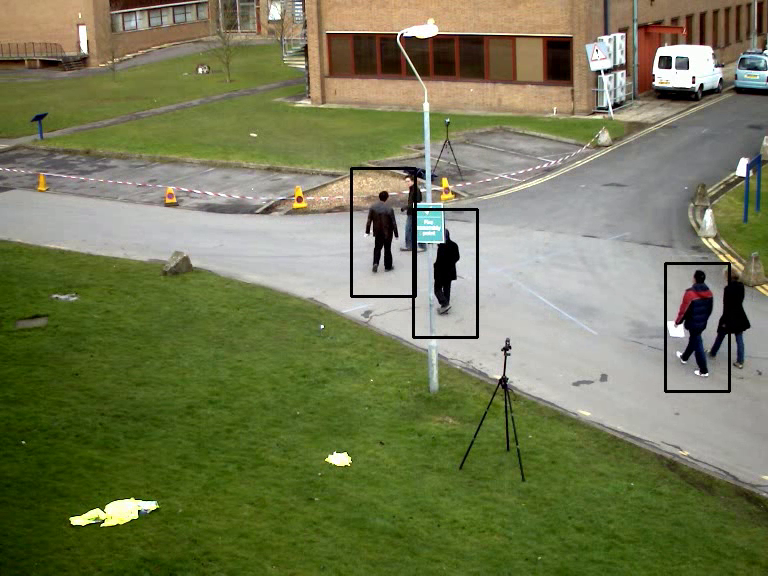
#> input picture frame 22 of human-detector-by-hog.mp4, 768 x 576 px, given in place of test-video.mp4, which was not available
$ jupyter execute human-detector-by-hog.ipynb
#> lines starting #> are read from the running program, lines starting #| are printed output that depends on the picture; after the words box and inside, x2 and y2 are one past the last pixel; in counts of white or black regions, pixels touching at a corner belong together; pictures that were not available may be replaced by others from this repository, and a replacement may not be noted
[cell 1]
import cv2
from imutils.object_detection import non_max_suppression
import numpy as np
cap=cv2.VideoCapture('/kaggle/input/input-video/test-video.mp4')
hog=cv2.HOGDescriptor()
hog.setSVMDetector(cv2.HOGDescriptor_getDefaultPeopleDetector())
while cap.isOpened():
    _,frame=cap.read()
#> frame is the input picture: shape (576, 768, 3); mean B, G, R 84.7, 121.6, 116.5
    image=cv2.cvtColor(frame,cv2.COLOR_BGR2GRAY)
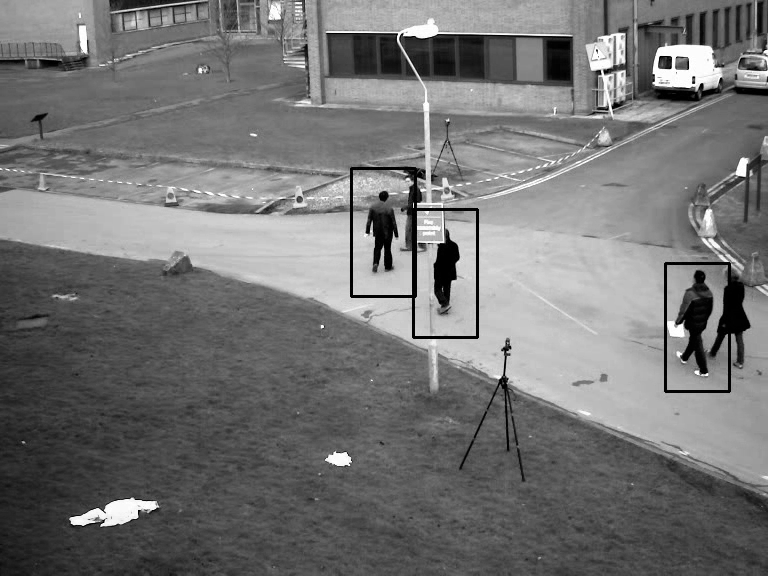
#> image: shape (576, 768); min 0, max 255, mean 115.8
    boxs,_=hog.detectMultiScale(image,winStride=(4,4), padding=(8,8), scale=.5)
#> boxs = [[352, 167, 64, 128], [414, 210, 64, 128], [665, 260, 64, 128], [702, 258, 64, 128]]
    boxs=np.array([[x,y,x+w,y+h] for (x,y,w,h) in boxs])
#> boxs = [[352, 167, 416, 295], [414, 210, 478, 338], [665, 260, 729, 388], [702, 258, 766, 386]]
    non_max=non_max_suppression(boxs)
#> non_max = [[665, 260, 729, 388], [414, 210, 478, 338], [352, 167, 416, 295]]
    for box in non_max:
        x,y,w,h=box
        cv2.rectangle(frame,(x,y),(w,h),0,2)
#> this loop made 3 passes
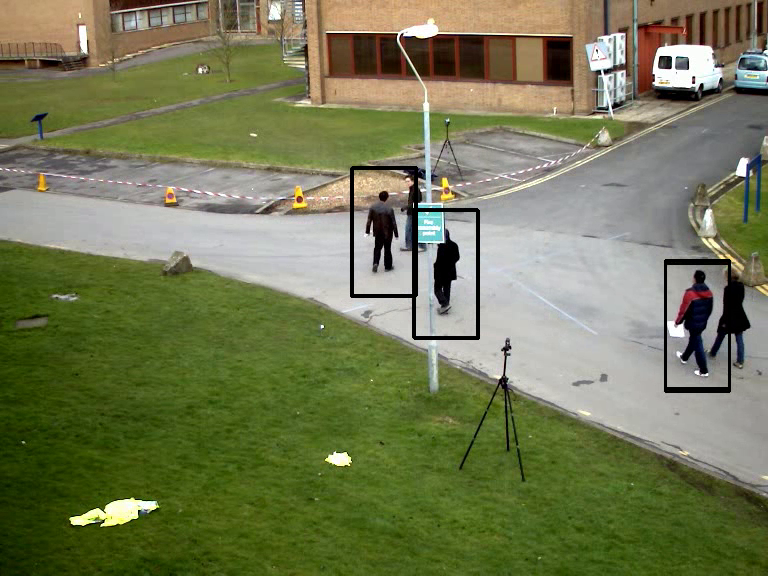
#> frame: shape (576, 768, 3); 0.61% of pixels changed, all inside (x1, y1, x2, y2) = (351, 166, 731, 390)
    cv2.imshow('frame',frame)
    if cv2.waitKey(1)==27:
#> (key Esc is pressed here)
        break
cap.release()
cv2.destroyAllWindows()

$ run again, starting later in the video
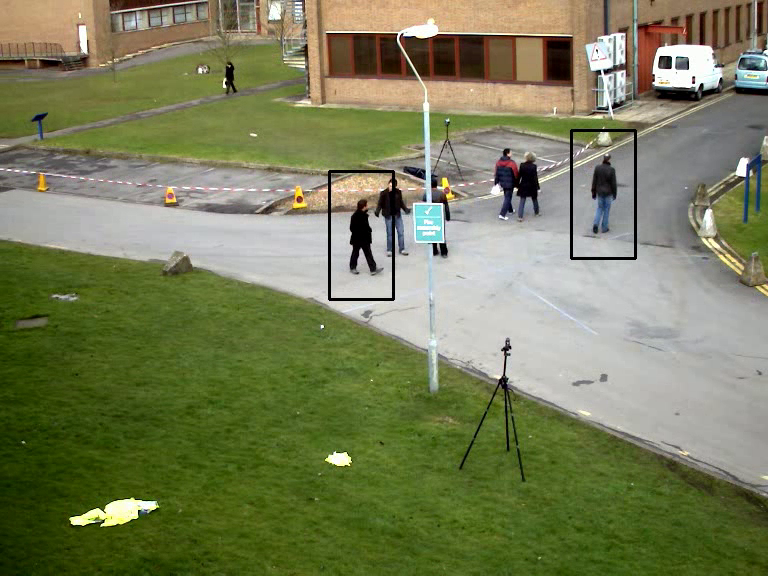
#> input picture frame 100 of human-detector-by-hog.mp4, 768 x 576 px, given in place of test-video.mp4, which was not available
#> frame is the input picture: shape (576, 768, 3); mean B, G, R 88.7, 125.8, 120.4
#> `image=cv2.cvtColor(frame,cv2.COLOR_BGR2GRAY)`:
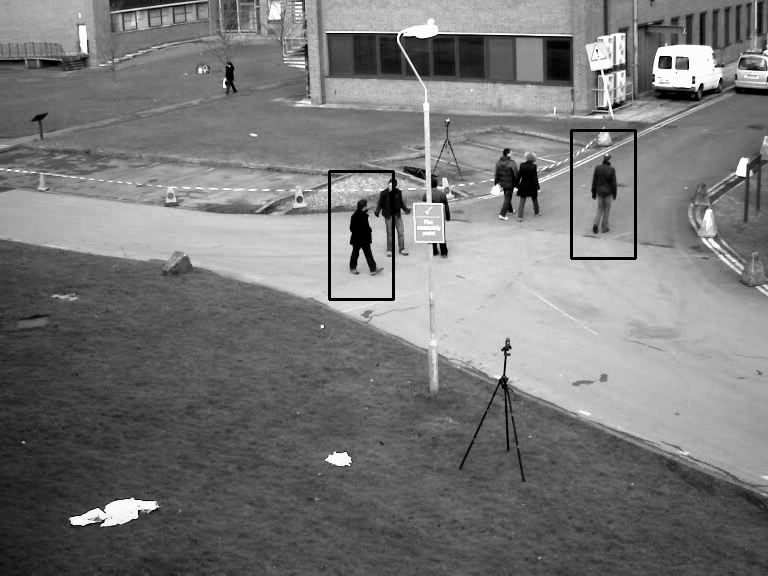
#> image: shape (576, 768); min 0, max 255, mean 119.9
#> `boxs,_=hog.detectMultiScale(image,winStride=(4,4), padding=(8,8), scal..`: boxs = [[570, 127, 64, 128], [330, 169, 64, 128]]
#> `boxs=np.array([[x,y,x+w,y+h] for (x,y,w,h) in boxs])`: boxs = [[570, 127, 634, 255], [330, 169, 394, 297]]
#> non_max = [[330, 169, 394, 297], [570, 127, 634, 255]]
#> the loop `for box in non_max:` made 2 passes
#> after the loop `for box in non_max:`:
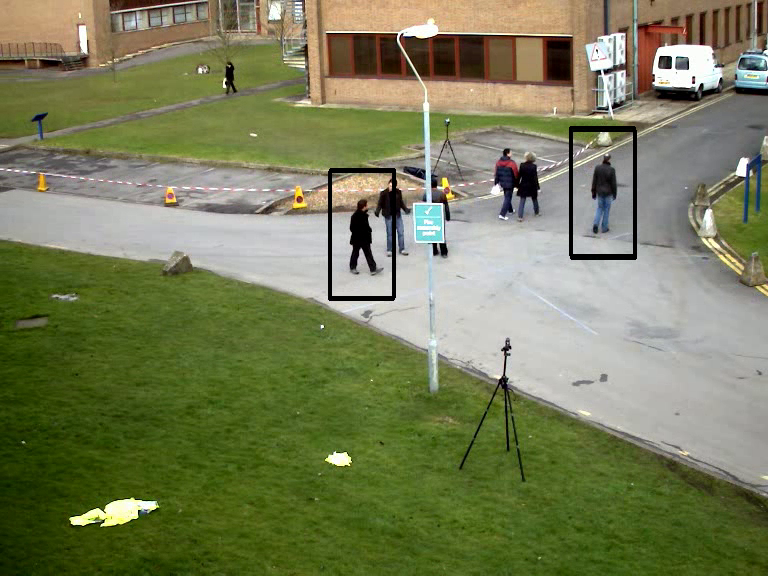
#> frame: shape (576, 768, 3); 0.42% of pixels changed, all inside (x1, y1, x2, y2) = (329, 126, 636, 299)

$ run again, starting later in the video
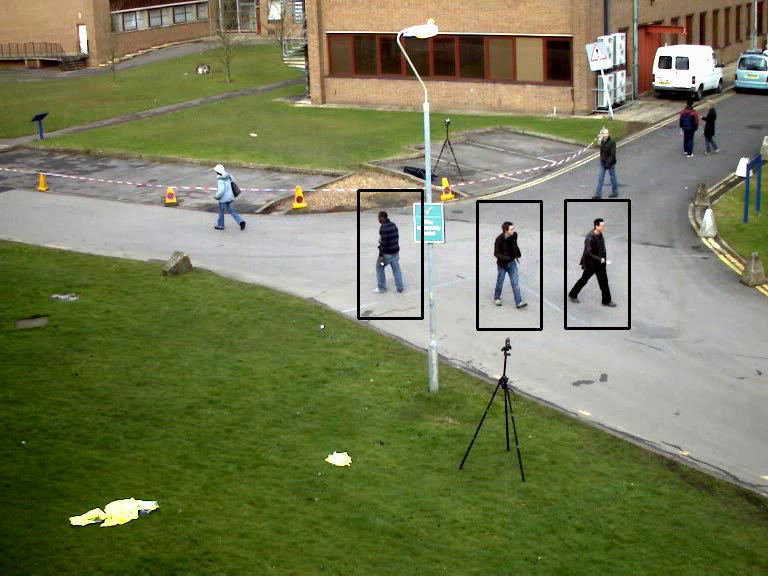
#> input picture frame 179 of human-detector-by-hog.mp4, 768 x 576 px, given in place of test-video.mp4, which was not available
#> frame is the input picture: shape (576, 768, 3); mean B, G, R 86.3, 123.2, 117.9
#> `image=cv2.cvtColor(frame,cv2.COLOR_BGR2GRAY)`:
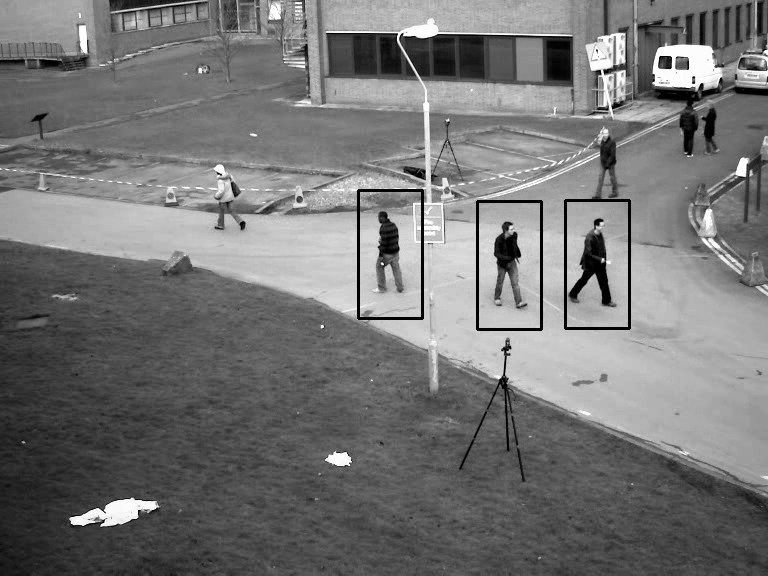
#> image: shape (576, 768); min 0, max 255, mean 117.4
#> `boxs,_=hog.detectMultiScale(image,winStride=(4,4), padding=(8,8), scal..`: boxs = [[358, 188, 64, 128], [476, 201, 64, 128], [566, 199, 64, 128]]
#> `boxs=np.array([[x,y,x+w,y+h] for (x,y,w,h) in boxs])`: boxs = [[358, 188, 422, 316], [476, 201, 540, 329], [566, 199, 630, 327]]
#> non_max = [[476, 201, 540, 329], [566, 199, 630, 327], [358, 188, 422, 316]]
#> the loop `for box in non_max:` made 3 passes
#> after the loop `for box in non_max:`:
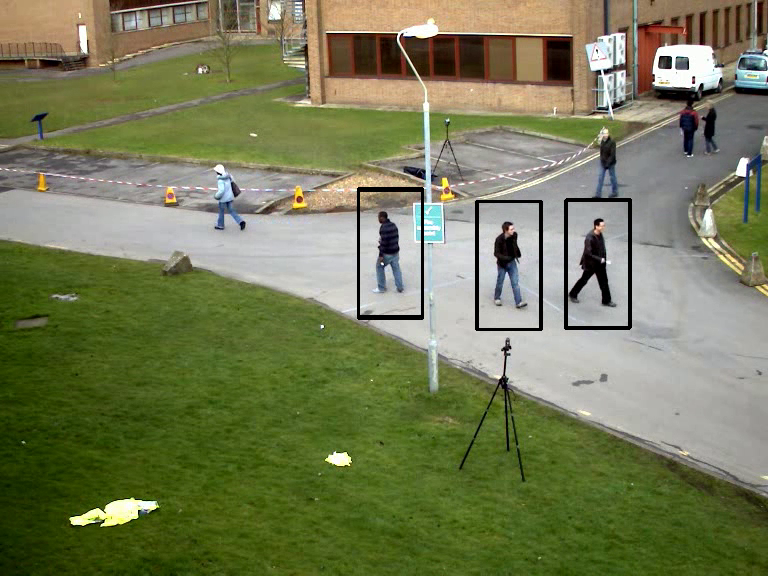
#> frame: shape (576, 768, 3); 0.59% of pixels changed, all inside (x1, y1, x2, y2) = (357, 187, 632, 331)
